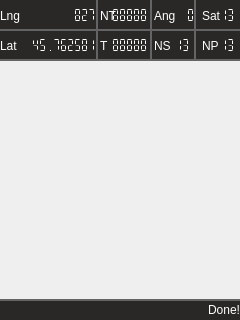
<?xml version="1.0" encoding="UTF-8"?>
<ui version="4.0">
 <class>Form</class>
 <widget class="QWidget" name="Form">
  <property name="geometry">
   <rect>
    <x>0</x>
    <y>0</y>
    <width>240</width>
    <height>320</height>
   </rect>
  </property>
  <property name="windowTitle">
   <string>Form</string>
  </property>
  <widget class="QLabel" name="screen">
   <property name="geometry">
    <rect>
     <x>0</x>
     <y>60</y>
     <width>240</width>
     <height>240</height>
    </rect>
   </property>
   <property name="sizePolicy">
    <sizepolicy hsizetype="Preferred" vsizetype="Preferred">
     <horstretch>0</horstretch>
     <verstretch>0</verstretch>
    </sizepolicy>
   </property>
   <property name="autoFillBackground">
    <bool>false</bool>
   </property>
   <property name="text">
    <string/>
   </property>
   <property name="textFormat">
    <enum>Qt::AutoText</enum>
   </property>
   <property name="scaledContents">
    <bool>false</bool>
   </property>
  </widget>
  <widget class="QLabel" name="label_2">
   <property name="geometry">
    <rect>
     <x>0</x>
     <y>300</y>
     <width>240</width>
     <height>20</height>
    </rect>
   </property>
   <property name="sizePolicy">
    <sizepolicy hsizetype="Preferred" vsizetype="Preferred">
     <horstretch>0</horstretch>
     <verstretch>0</verstretch>
    </sizepolicy>
   </property>
   <property name="autoFillBackground">
    <bool>false</bool>
   </property>
   <property name="styleSheet">
    <string notr="true">background-color: rgb(42, 40, 38);
color:rgb(255,255,255);</string>
   </property>
   <property name="text">
    <string>Done!</string>
   </property>
   <property name="scaledContents">
    <bool>false</bool>
   </property>
   <property name="alignment">
    <set>Qt::AlignRight|Qt::AlignTrailing|Qt::AlignVCenter</set>
   </property>
  </widget>
  <widget class="QLCDNumber" name="lcdNumber">
   <property name="geometry">
    <rect>
     <x>20</x>
     <y>0</y>
     <width>81</width>
     <height>31</height>
    </rect>
   </property>
   <property name="styleSheet">
    <string notr="true">color:rgb(255,255,255);</string>
   </property>
   <property name="frameShape">
    <enum>QFrame::NoFrame</enum>
   </property>
   <property name="smallDecimalPoint">
    <bool>false</bool>
   </property>
   <property name="numDigits">
    <number>10</number>
   </property>
   <property name="mode">
    <enum>QLCDNumber::Dec</enum>
   </property>
   <property name="segmentStyle">
    <enum>QLCDNumber::Flat</enum>
   </property>
   <property name="value" stdset="0">
    <double>827.000000000000000</double>
   </property>
   <property name="intValue" stdset="0">
    <number>827</number>
   </property>
  </widget>
  <widget class="QLCDNumber" name="lcdNumber_2">
   <property name="geometry">
    <rect>
     <x>20</x>
     <y>30</y>
     <width>81</width>
     <height>31</height>
    </rect>
   </property>
   <property name="layoutDirection">
    <enum>Qt::LeftToRight</enum>
   </property>
   <property name="styleSheet">
    <string notr="true">color:rgb(255,255,255);</string>
   </property>
   <property name="frameShape">
    <enum>QFrame::NoFrame</enum>
   </property>
   <property name="smallDecimalPoint">
    <bool>false</bool>
   </property>
   <property name="numDigits">
    <number>10</number>
   </property>
   <property name="segmentStyle">
    <enum>QLCDNumber::Flat</enum>
   </property>
   <property name="value" stdset="0">
    <double>45.762580999999997</double>
   </property>
  </widget>
  <widget class="QLabel" name="label_3">
   <property name="geometry">
    <rect>
     <x>0</x>
     <y>0</y>
     <width>21</width>
     <height>31</height>
    </rect>
   </property>
   <property name="styleSheet">
    <string notr="true">color:rgb(255,255,255);</string>
   </property>
   <property name="text">
    <string>Lng</string>
   </property>
   <property name="textFormat">
    <enum>Qt::AutoText</enum>
   </property>
   <property name="scaledContents">
    <bool>false</bool>
   </property>
  </widget>
  <widget class="QLabel" name="label_4">
   <property name="geometry">
    <rect>
     <x>0</x>
     <y>30</y>
     <width>21</width>
     <height>31</height>
    </rect>
   </property>
   <property name="styleSheet">
    <string notr="true">color:rgb(255,255,255);</string>
   </property>
   <property name="text">
    <string>Lat</string>
   </property>
   <property name="textFormat">
    <enum>Qt::AutoText</enum>
   </property>
   <property name="scaledContents">
    <bool>false</bool>
   </property>
  </widget>
  <widget class="QLabel" name="label_5">
   <property name="geometry">
    <rect>
     <x>0</x>
     <y>0</y>
     <width>240</width>
     <height>60</height>
    </rect>
   </property>
   <property name="styleSheet">
    <string notr="true">background-color: rgb(42, 40, 38);</string>
   </property>
   <property name="text">
    <string/>
   </property>
  </widget>
  <widget class="QLabel" name="label_6">
   <property name="geometry">
    <rect>
     <x>100</x>
     <y>0</y>
     <width>21</width>
     <height>31</height>
    </rect>
   </property>
   <property name="styleSheet">
    <string notr="true">color:rgb(255,255,255);</string>
   </property>
   <property name="text">
    <string>NT</string>
   </property>
   <property name="textFormat">
    <enum>Qt::AutoText</enum>
   </property>
   <property name="scaledContents">
    <bool>false</bool>
   </property>
  </widget>
  <widget class="QLabel" name="label_7">
   <property name="geometry">
    <rect>
     <x>154</x>
     <y>0</y>
     <width>21</width>
     <height>31</height>
    </rect>
   </property>
   <property name="styleSheet">
    <string notr="true">color:rgb(255,255,255);</string>
   </property>
   <property name="text">
    <string>Ang</string>
   </property>
   <property name="textFormat">
    <enum>Qt::AutoText</enum>
   </property>
   <property name="scaledContents">
    <bool>false</bool>
   </property>
  </widget>
  <widget class="QLCDNumber" name="lcdNumber_3">
   <property name="geometry">
    <rect>
     <x>110</x>
     <y>0</y>
     <width>41</width>
     <height>31</height>
    </rect>
   </property>
   <property name="styleSheet">
    <string notr="true">color:rgb(255,255,255);</string>
   </property>
   <property name="frameShape">
    <enum>QFrame::NoFrame</enum>
   </property>
   <property name="lineWidth">
    <number>1</number>
   </property>
   <property name="smallDecimalPoint">
    <bool>false</bool>
   </property>
   <property name="numDigits">
    <number>5</number>
   </property>
   <property name="mode">
    <enum>QLCDNumber::Dec</enum>
   </property>
   <property name="segmentStyle">
    <enum>QLCDNumber::Flat</enum>
   </property>
   <property name="value" stdset="0">
    <double>88888.000000000000000</double>
   </property>
   <property name="intValue" stdset="0">
    <number>88888</number>
   </property>
  </widget>
  <widget class="QLabel" name="label_8">
   <property name="geometry">
    <rect>
     <x>100</x>
     <y>30</y>
     <width>21</width>
     <height>31</height>
    </rect>
   </property>
   <property name="styleSheet">
    <string notr="true">color:rgb(255,255,255);</string>
   </property>
   <property name="text">
    <string>T</string>
   </property>
   <property name="textFormat">
    <enum>Qt::AutoText</enum>
   </property>
   <property name="scaledContents">
    <bool>false</bool>
   </property>
  </widget>
  <widget class="QLCDNumber" name="lcdNumber_5">
   <property name="geometry">
    <rect>
     <x>110</x>
     <y>30</y>
     <width>41</width>
     <height>31</height>
    </rect>
   </property>
   <property name="styleSheet">
    <string notr="true">color:rgb(255,255,255);</string>
   </property>
   <property name="frameShape">
    <enum>QFrame::NoFrame</enum>
   </property>
   <property name="lineWidth">
    <number>1</number>
   </property>
   <property name="smallDecimalPoint">
    <bool>false</bool>
   </property>
   <property name="numDigits">
    <number>5</number>
   </property>
   <property name="mode">
    <enum>QLCDNumber::Dec</enum>
   </property>
   <property name="segmentStyle">
    <enum>QLCDNumber::Flat</enum>
   </property>
   <property name="value" stdset="0">
    <double>88888.000000000000000</double>
   </property>
   <property name="intValue" stdset="0">
    <number>88888</number>
   </property>
  </widget>
  <widget class="QLabel" name="label_9">
   <property name="geometry">
    <rect>
     <x>154</x>
     <y>30</y>
     <width>21</width>
     <height>31</height>
    </rect>
   </property>
   <property name="styleSheet">
    <string notr="true">color:rgb(255,255,255);</string>
   </property>
   <property name="text">
    <string>NS</string>
   </property>
   <property name="textFormat">
    <enum>Qt::AutoText</enum>
   </property>
   <property name="scaledContents">
    <bool>false</bool>
   </property>
  </widget>
  <widget class="QLabel" name="text_NP">
   <property name="geometry">
    <rect>
     <x>202</x>
     <y>30</y>
     <width>21</width>
     <height>31</height>
    </rect>
   </property>
   <property name="styleSheet">
    <string notr="true">color:rgb(255,255,255);</string>
   </property>
   <property name="text">
    <string>NP</string>
   </property>
   <property name="textFormat">
    <enum>Qt::AutoText</enum>
   </property>
   <property name="scaledContents">
    <bool>false</bool>
   </property>
  </widget>
  <widget class="QLCDNumber" name="lcdNumber_6">
   <property name="geometry">
    <rect>
     <x>175</x>
     <y>30</y>
     <width>16</width>
     <height>31</height>
    </rect>
   </property>
   <property name="styleSheet">
    <string notr="true">color:rgb(255,255,255);</string>
   </property>
   <property name="frameShape">
    <enum>QFrame::NoFrame</enum>
   </property>
   <property name="smallDecimalPoint">
    <bool>false</bool>
   </property>
   <property name="numDigits">
    <number>2</number>
   </property>
   <property name="mode">
    <enum>QLCDNumber::Dec</enum>
   </property>
   <property name="segmentStyle">
    <enum>QLCDNumber::Flat</enum>
   </property>
   <property name="value" stdset="0">
    <double>13.000000000000000</double>
   </property>
   <property name="intValue" stdset="0">
    <number>13</number>
   </property>
  </widget>
  <widget class="QLCDNumber" name="lcdNumber_7">
   <property name="geometry">
    <rect>
     <x>220</x>
     <y>30</y>
     <width>16</width>
     <height>31</height>
    </rect>
   </property>
   <property name="styleSheet">
    <string notr="true">color:rgb(255,255,255);</string>
   </property>
   <property name="frameShape">
    <enum>QFrame::NoFrame</enum>
   </property>
   <property name="smallDecimalPoint">
    <bool>false</bool>
   </property>
   <property name="numDigits">
    <number>2</number>
   </property>
   <property name="mode">
    <enum>QLCDNumber::Dec</enum>
   </property>
   <property name="segmentStyle">
    <enum>QLCDNumber::Flat</enum>
   </property>
   <property name="value" stdset="0">
    <double>13.000000000000000</double>
   </property>
   <property name="intValue" stdset="0">
    <number>13</number>
   </property>
  </widget>
  <widget class="Line" name="line">
   <property name="geometry">
    <rect>
     <x>0</x>
     <y>20</y>
     <width>240</width>
     <height>20</height>
    </rect>
   </property>
   <property name="styleSheet">
    <string notr="true">color:rgb(100,100,100);</string>
   </property>
   <property name="frameShadow">
    <enum>QFrame::Plain</enum>
   </property>
   <property name="lineWidth">
    <number>2</number>
   </property>
   <property name="orientation">
    <enum>Qt::Horizontal</enum>
   </property>
  </widget>
  <widget class="Line" name="line_2">
   <property name="geometry">
    <rect>
     <x>96</x>
     <y>0</y>
     <width>3</width>
     <height>61</height>
    </rect>
   </property>
   <property name="styleSheet">
    <string notr="true">color:rgb(100,100,100);</string>
   </property>
   <property name="frameShadow">
    <enum>QFrame::Plain</enum>
   </property>
   <property name="lineWidth">
    <number>2</number>
   </property>
   <property name="orientation">
    <enum>Qt::Vertical</enum>
   </property>
  </widget>
  <widget class="Line" name="line_3">
   <property name="geometry">
    <rect>
     <x>150</x>
     <y>0</y>
     <width>3</width>
     <height>61</height>
    </rect>
   </property>
   <property name="styleSheet">
    <string notr="true">color:rgb(100,100,100);</string>
   </property>
   <property name="frameShadow">
    <enum>QFrame::Plain</enum>
   </property>
   <property name="lineWidth">
    <number>2</number>
   </property>
   <property name="orientation">
    <enum>Qt::Vertical</enum>
   </property>
  </widget>
  <widget class="Line" name="line_4">
   <property name="geometry">
    <rect>
     <x>185</x>
     <y>0</y>
     <width>20</width>
     <height>61</height>
    </rect>
   </property>
   <property name="styleSheet">
    <string notr="true">color:rgb(100,100,100);</string>
   </property>
   <property name="frameShadow">
    <enum>QFrame::Plain</enum>
   </property>
   <property name="lineWidth">
    <number>2</number>
   </property>
   <property name="orientation">
    <enum>Qt::Vertical</enum>
   </property>
  </widget>
  <widget class="QLCDNumber" name="lcdNumber_8">
   <property name="geometry">
    <rect>
     <x>165</x>
     <y>0</y>
     <width>31</width>
     <height>31</height>
    </rect>
   </property>
   <property name="styleSheet">
    <string notr="true">color:rgb(255,255,255);</string>
   </property>
   <property name="frameShape">
    <enum>QFrame::NoFrame</enum>
   </property>
   <property name="lineWidth">
    <number>1</number>
   </property>
   <property name="smallDecimalPoint">
    <bool>false</bool>
   </property>
   <property name="numDigits">
    <number>4</number>
   </property>
   <property name="mode">
    <enum>QLCDNumber::Dec</enum>
   </property>
   <property name="segmentStyle">
    <enum>QLCDNumber::Flat</enum>
   </property>
   <property name="value" stdset="0">
    <double>88888.000000000000000</double>
   </property>
   <property name="intValue" stdset="0">
    <number>88888</number>
   </property>
  </widget>
  <widget class="QLabel" name="text_Sat">
   <property name="geometry">
    <rect>
     <x>202</x>
     <y>0</y>
     <width>21</width>
     <height>31</height>
    </rect>
   </property>
   <property name="styleSheet">
    <string notr="true">color:rgb(255,255,255);</string>
   </property>
   <property name="text">
    <string>Sat</string>
   </property>
   <property name="textFormat">
    <enum>Qt::AutoText</enum>
   </property>
   <property name="scaledContents">
    <bool>false</bool>
   </property>
  </widget>
  <widget class="QLCDNumber" name="lcdNumber_9">
   <property name="geometry">
    <rect>
     <x>220</x>
     <y>0</y>
     <width>16</width>
     <height>31</height>
    </rect>
   </property>
   <property name="styleSheet">
    <string notr="true">color:rgb(255,255,255);</string>
   </property>
   <property name="frameShape">
    <enum>QFrame::NoFrame</enum>
   </property>
   <property name="smallDecimalPoint">
    <bool>false</bool>
   </property>
   <property name="numDigits">
    <number>2</number>
   </property>
   <property name="mode">
    <enum>QLCDNumber::Dec</enum>
   </property>
   <property name="segmentStyle">
    <enum>QLCDNumber::Flat</enum>
   </property>
   <property name="value" stdset="0">
    <double>13.000000000000000</double>
   </property>
   <property name="intValue" stdset="0">
    <number>13</number>
   </property>
  </widget>
  <widget class="Line" name="line_5">
   <property name="geometry">
    <rect>
     <x>0</x>
     <y>50</y>
     <width>240</width>
     <height>20</height>
    </rect>
   </property>
   <property name="styleSheet">
    <string notr="true">color:rgb(100,100,100);</string>
   </property>
   <property name="frameShadow">
    <enum>QFrame::Plain</enum>
   </property>
   <property name="lineWidth">
    <number>2</number>
   </property>
   <property name="orientation">
    <enum>Qt::Horizontal</enum>
   </property>
  </widget>
  <widget class="Line" name="line_6">
   <property name="geometry">
    <rect>
     <x>0</x>
     <y>290</y>
     <width>240</width>
     <height>20</height>
    </rect>
   </property>
   <property name="styleSheet">
    <string notr="true">color:rgb(100,100,100);</string>
   </property>
   <property name="frameShadow">
    <enum>QFrame::Plain</enum>
   </property>
   <property name="lineWidth">
    <number>2</number>
   </property>
   <property name="orientation">
    <enum>Qt::Horizontal</enum>
   </property>
  </widget>
  <zorder>label_5</zorder>
  <zorder>label_2</zorder>
  <zorder>lcdNumber</zorder>
  <zorder>lcdNumber_2</zorder>
  <zorder>label_4</zorder>
  <zorder>label_3</zorder>
  <zorder>label_6</zorder>
  <zorder>label_7</zorder>
  <zorder>lcdNumber_3</zorder>
  <zorder>label_8</zorder>
  <zorder>lcdNumber_5</zorder>
  <zorder>label_9</zorder>
  <zorder>text_NP</zorder>
  <zorder>lcdNumber_6</zorder>
  <zorder>lcdNumber_7</zorder>
  <zorder>line</zorder>
  <zorder>line_2</zorder>
  <zorder>line_3</zorder>
  <zorder>line_4</zorder>
  <zorder>screen</zorder>
  <zorder>lcdNumber_8</zorder>
  <zorder>text_Sat</zorder>
  <zorder>lcdNumber_9</zorder>
  <zorder>line_5</zorder>
  <zorder>line_6</zorder>
 </widget>
 <resources/>
 <connections/>
</ui>
